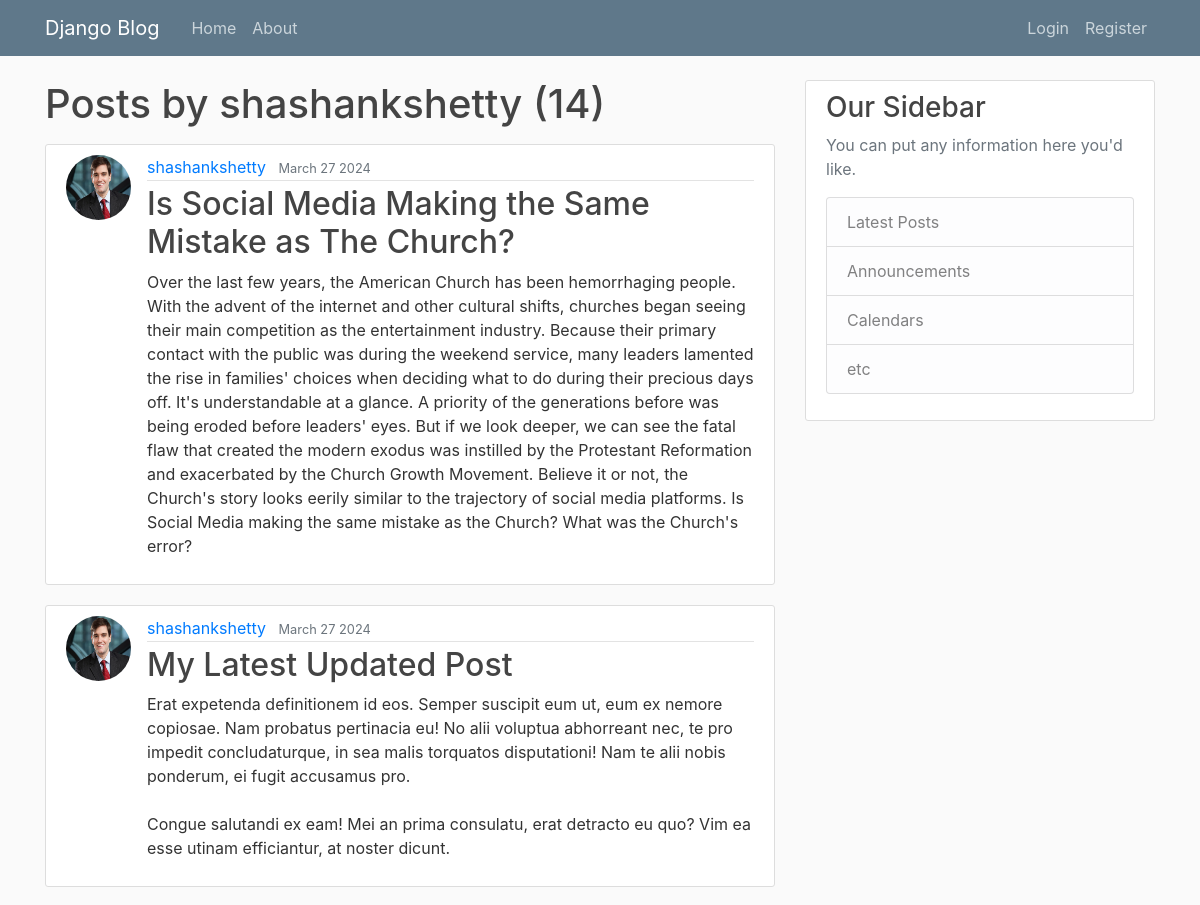
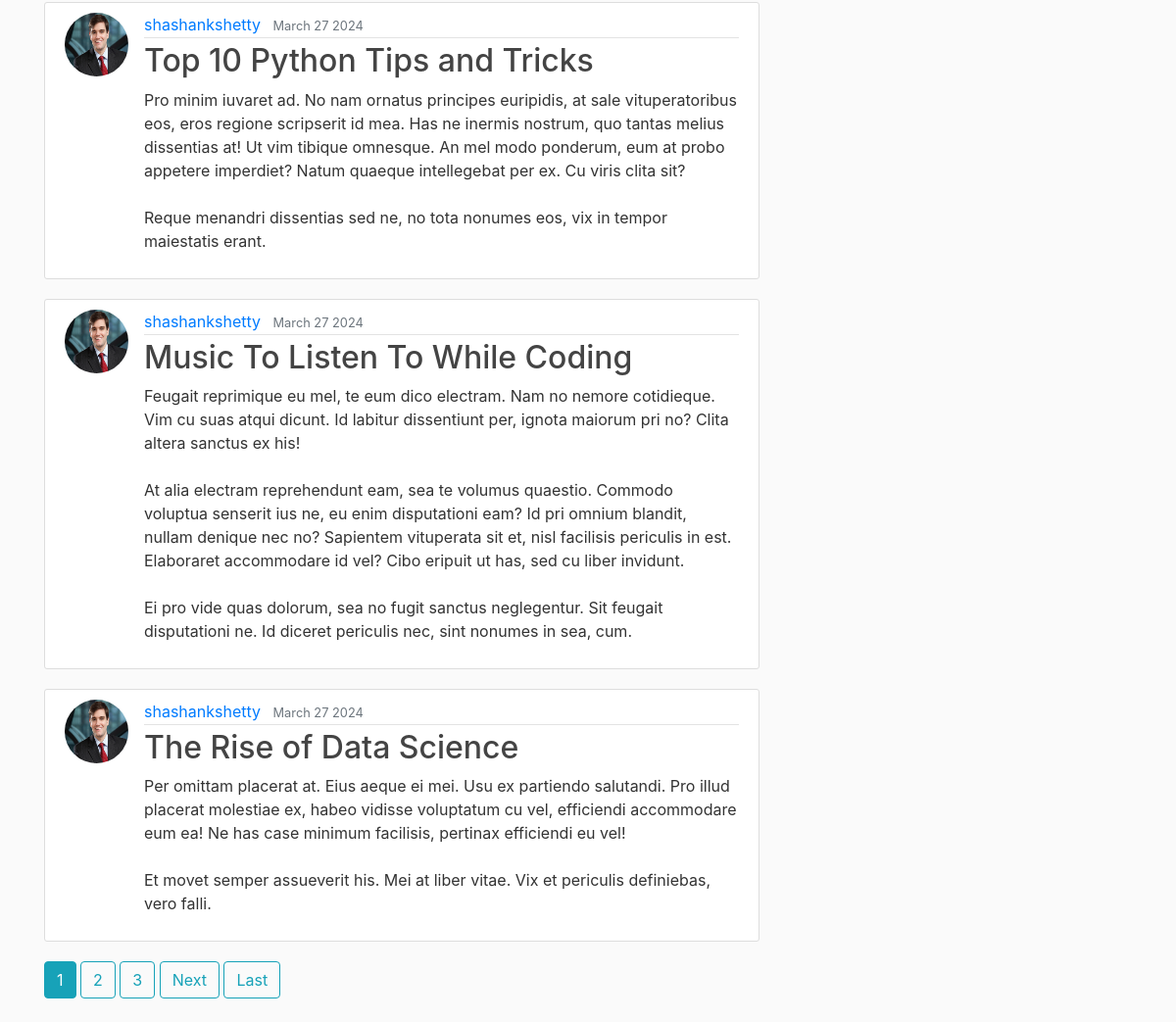
The app's page /user/shashankshetty with its own data (2 pictures, top to bottom).
### blog/models.py (models this page shows, shortened)
class Post(models.Model):
	title=models.CharField(max_length=100)
	content=models.TextField()
	date_posted=models.DateTimeField(default=timezone.now)
	author=models.ForeignKey(User,on_delete=models.CASCADE)

### users/models.py (models this page shows, shortened)
class Profile(models.Model):
    user = models.OneToOneField(User, on_delete=models.CASCADE)
    image = models.ImageField(default='new_default.jpg', upload_to='profile_pics')

### blog/views.py (the view)
# urls.py: path('user/<str:username>', UserPostListView.as_view() ,name='user-posts'),
class UserPostListView(ListView):
	model=Post
	template_name='blog/user_posts.html'#<app>/<model>_<view_type>.html
	context_object_name='posts'
	paginate_by=5
	def get_queryset(self):
		user=get_object_or_404(User,username=self.kwargs.get('username'))
		return Post.objects.filter(author=user).order_by('-date_posted')

### blog/templates/blog/user_posts.html (shortened to what this page needs)
{% extends "blog/base.html" %}
{%block contents%}
<h1 class="mb-3">Posts by {{ view.kwargs.username }} ({{ page_obj.paginator.count }})</h1>
	{%for post in posts %}
	<article class="media content-section">
			  	<img class="rounded-circle article-img"src="{{post.author.profile.image.url}}">
	  <div class="media-body">
	    <div class="article-metadata">
	      <a class="mr-2" href="{% url 'user-posts' post.author.username%}">{{ post.author }}</a>
	      <small class="text-muted">{{ post.date_posted|date:"F d Y" }}</small>
	    </div>
	    <h2><a class="article-title" href="{%url 'post-detail' post.id%}"> {{ post.title }}</a></h2>
	    <p class="article-content">{{ post.content }}</p>
	  </div>
	</article>
	{% endfor %}
	{% if is_paginated %}
  	{% for num in page_obj.paginator.page_range %}
    	{% if page_obj.number == num %}
     		 <a class="btn btn-info mb-4" href="?page={{ num }}">{{ num }}</a>
    	{% elif num > page_obj.number|add:'-3' and num < page_obj.number|add:'3' %}
      		 <a class="btn btn-outline-info mb-4" href="?page={{ num }}">{{ num }}</a>
    	{% endif %}
    {% endfor %}
	 {% if page_obj.has_next %}
	    <a class="btn btn-outline-info mb-4" href="?page={{ page_obj.next_page_number }}">Next</a>
	    <a class="btn btn-outline-info mb-4" href="?page={{page_obj.paginator.num_pages}}">Last</a>
	 {% endif %}
{% endif %}
{%endblock contents%}

### blog/static/blog/main.css (style rules this page uses)
body { background: #fafafa; color: #333333; margin-top: 5rem; }
h1, h2, h3, h4, h5, h6 { color: #444444; }
.content-section { background: #ffffff; padding: 10px 20px; border: 1px solid #dddddd; border-radius: 3px; margin-bottom: 20px; }
.article-title { color: #444444; }
.article-content { white-space: pre-line; }
.article-img { height: 65px; width: 65px; margin-right: 16px; }
.article-metadata { padding-bottom: 1px; margin-bottom: 4px; border-bottom: 1px solid #e3e3e3 }

### records on screen
Post: author.profile.image (placeholder picture), author "shashankshetty", date_posted "March 27 2024", title "Is Social Media Making the Same Mistake as The Church?", content "Over the last few years, the American Church has been hemorrhaging people. With the advent of the internet and other cultural shifts, churches began seeing their main competition as the entertainment industry. Because their primary contact with the public was during the weekend service, many leaders lamented the rise in families' choices when deciding what to do during their precious days off. It's understandable at a glance. A priority of the generations before was being eroded before leaders' eyes. But if we look deeper, we can see the fatal flaw that created the modern exodus was instilled by the Protestant Reformation and exacerbated by the Church Growth Movement. Believe it or not, the…"
Post: author.profile.image (placeholder picture), author "shashankshetty", date_posted "March 27 2024", title "My Latest Updated Post", content "Erat expetenda definitionem id eos. Semper suscipit eum ut, eum ex nemore copiosae. Nam probatus pertinacia eu! No alii voluptua abhorreant nec, te pro impedit concludaturque, in sea malis torquatos disputationi! Nam te alii nobis ponderum, ei fugit accusamus pro. Congue salutandi ex eam! Mei an prima consulatu, erat detracto eu quo? Vim ea esse utinam efficiantur, at noster dicunt."
Post: author.profile.image (placeholder picture), author "shashankshetty", date_posted "March 27 2024", title "Top 10 Python Tips and Tricks", content "Pro minim iuvaret ad. No nam ornatus principes euripidis, at sale vituperatoribus eos, eros regione scripserit id mea. Has ne inermis nostrum, quo tantas melius dissentias at! Ut vim tibique omnesque. An mel modo ponderum, eum at probo appetere imperdiet? Natum quaeque intellegebat per ex. Cu viris clita sit? Reque menandri dissentias sed ne, no tota nonumes eos, vix in tempor maiestatis erant."
Post: author.profile.image (placeholder picture), author "shashankshetty", date_posted "March 27 2024", title "Music To Listen To While Coding", content "Feugait reprimique eu mel, te eum dico electram. Nam no nemore cotidieque. Vim cu suas atqui dicunt. Id labitur dissentiunt per, ignota maiorum pri no? Clita altera sanctus ex his! At alia electram reprehendunt eam, sea te volumus quaestio. Commodo voluptua senserit ius ne, eu enim disputationi eam? Id pri omnium blandit, nullam denique nec no? Sapientem vituperata sit et, nisl facilisis periculis in est. Elaboraret accommodare id vel? Cibo eripuit ut has, sed cu liber invidunt. Ei pro vide quas dolorum, sea no fugit sanctus neglegentur. Sit feugait disputationi ne. Id diceret periculis nec, sint nonumes in sea, cum."
Post: author.profile.image (placeholder picture), author "shashankshetty", date_posted "March 27 2024", title "The Rise of Data Science", content "Per omittam placerat at. Eius aeque ei mei. Usu ex partiendo salutandi. Pro illud placerat molestiae ex, habeo vidisse voluptatum cu vel, efficiendi accommodare eum ea! Ne has case minimum facilisis, pertinax efficiendi eu vel! Et movet semper assueverit his. Mei at liber vitae. Vix et periculis definiebas, vero falli."

### other values on screen
{{ view.kwargs.username }} "shashankshetty"
{{ page_obj.paginator.count }} "14"
{{ num }} "1"
{{ num }} "2" "3"
